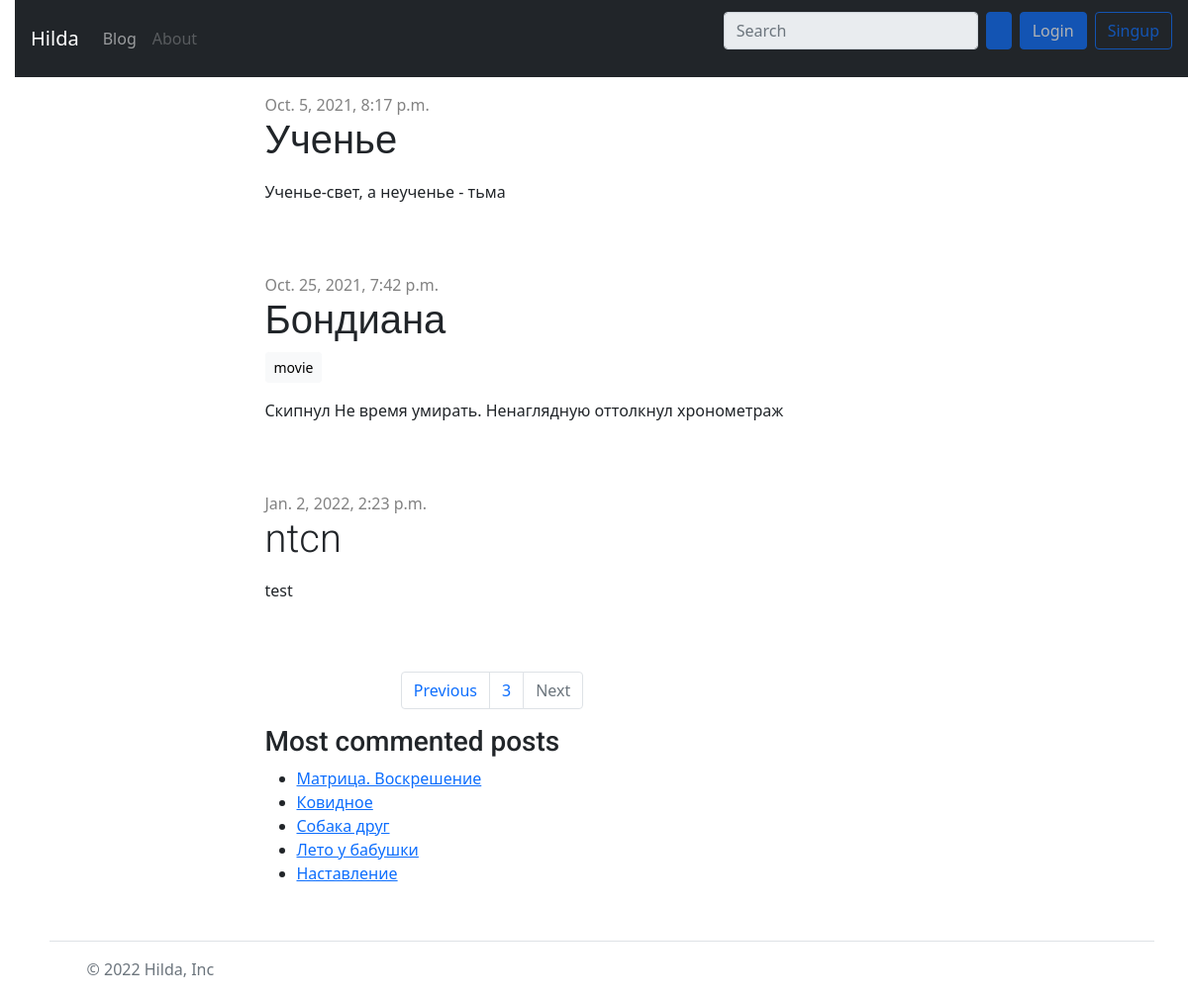
/?page=3, run on the app's committed database.
### blog/models.py (models this page shows, shortened)
class Post(models.Model):
    author = models.ForeignKey(settings.AUTH_USER_MODEL, on_delete=models.CASCADE)
    slug = models.SlugField(max_length=250, unique_for_date='published_date')
    title = models.CharField(max_length=200)
    text = models.TextField()
    created_date = models.DateTimeField(default=timezone.now)
    published_date = models.DateTimeField(blank=True, null=True)
    tags = TaggableManager()
    def get_absolute_url(self):
        return reverse('blog:post_detail',
                        args=[self.slug])

### blog/views.py (the view)
# urls.py: path('', views.post_list, name='post_list'),
def post_list(request, tag_slug=None):
    object_list = Post.objects.filter(published_date__lte=timezone.now()).order_by('created_date')
    tag = None
    if tag_slug:
        tag = get_object_or_404(Tag, slug=tag_slug)
        object_list = object_list.filter(tags__in=[tag])
    paginator = Paginator(object_list, 3)  # 3 posts in each page
    page = request.GET.get('page')
    try:
        posts = paginator.page(page)
    except PageNotAnInteger:
        posts = paginator.page(1)
    except EmptyPage:
        posts = paginator.page(paginator.num_pages)
    return render(request,
                  'blog/post_list.html',
                  {'page': page,
                   'posts': posts,
                   'tag': tag})

### blog/templatetags/blog_tags.py (called while the page is built)
@register.simple_tag
def total_posts():
    return Post.objects.filter(published_date__lte=timezone.now()).count()

@register.inclusion_tag('blog/latest_posts.html')
def show_latest_posts(count=5):
    latest_posts = Post.objects.filter(published_date__lte=timezone.now())[:count]
    return {'latest_posts': latest_posts}

@register.simple_tag
def get_most_commented_posts(count=5):
    return Post.objects.annotate(total_comments=Count('comments'))[:count]

### blog/templates/blog/post_list.html (shortened to what this page needs)
{% extends 'blog/base.html' %}
{% load blog_tags %}
{% block content %}
<div class="p-3">
    {% for post in posts %}
        <div class="post">
            <div class="date">
                {{ post.published_date }}
            </div>
            <h2 class="h2 text-dark display-6">
                <a class="text-decoration-none text-reset" href="{{ post.get_absolute_url }}">
                    {{ post.title }}
                </a>
            </h2>
            <p class="tags">
                {% for tag in post.tags.all %}
                    <a class="btn btn-light btn-sm" href="{% url 'blog:post_list_by_tag' tag.slug %}" role="button">{{ tag.name }}</a>
                {% endfor %}
            </p>
            <p>{{ post.text|linebreaksbr }}</p>
        </div>
    {% endfor %}
    <div class="container px-4">
        <div class="row gx-5 justify-content-md-center">
            <div class="col-8">
                    {% include "blog/pagination.html" with page=posts %}
            </div>
        </div>
    </div>
<h3>Most commented posts</h3>
{% get_most_commented_posts as most_commented_posts %}
<ul>
    {% for post in most_commented_posts %}
        <li>
            <a href="{{ post.get_absolute_url }}">{{ post.title }}</a>
        </li>
    {% endfor %}
</ul>
</div>
{% endblock %}

### blog/static/css/blog.css (style rules this page uses)
h2 { color: rgb(255, 255, 255); font-family: 'Roboto', sans-serif; }
body { padding-left: 15px; }
h1, h2, h3, h4 { font-family: 'Roboto', sans-serif; }
.date { color: #828282; }
.post { margin-bottom: 70px; }
html, body { height: 100%; }

### data on the page
Post: published_date "Oct. 5, 2021, 8:17 p.m.", title "Ученье", text "Ученье-свет, а неученье - тьма"
Post: published_date "Oct. 25, 2021, 7:42 p.m.", title "Бондиана", text "Скипнул Не время умирать. Ненаглядную оттолкнул хронометраж"
Tag: name "movie"
Post: published_date "Jan. 2, 2022, 2:23 p.m.", title "ntcn", text "test"
Post: title "Матрица. Воскрешение"
Post: title "Ковидное"
Post: title "Собака друг"
Post: title "Лето у бабушки"
Post: title "Наставление"

### other printed values
{{ page.number }} "3"
